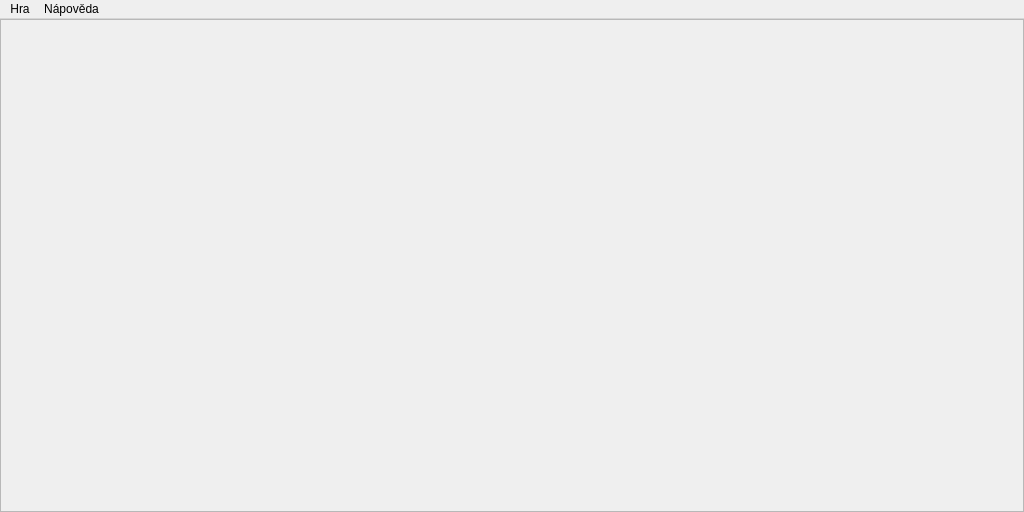
<?xml version="1.0" encoding="UTF-8"?>
<ui version="4.0">
 <class>MainWindow</class>
 <widget class="QMainWindow" name="MainWindow">
  <property name="geometry">
   <rect>
    <x>0</x>
    <y>0</y>
    <width>1024</width>
    <height>512</height>
   </rect>
  </property>
  <property name="windowTitle">
   <string>MainWindow</string>
  </property>
  <widget class="QWidget" name="centralWidget">
   <layout class="QVBoxLayout" name="verticalLayout">
    <property name="leftMargin">
     <number>0</number>
    </property>
    <property name="topMargin">
     <number>0</number>
    </property>
    <property name="rightMargin">
     <number>0</number>
    </property>
    <property name="bottomMargin">
     <number>0</number>
    </property>
    <item>
     <widget class="QFrame" name="frame">
      <property name="styleSheet">
       <string notr="true"/>
      </property>
      <property name="frameShape">
       <enum>QFrame::StyledPanel</enum>
      </property>
      <property name="frameShadow">
       <enum>QFrame::Raised</enum>
      </property>
      <layout class="QVBoxLayout" name="verticalLayout_2">
       <item>
        <layout class="QGridLayout" name="gridLayout">
         <property name="spacing">
          <number>8</number>
         </property>
        </layout>
       </item>
      </layout>
     </widget>
    </item>
   </layout>
  </widget>
  <widget class="QMenuBar" name="menuBar">
   <property name="geometry">
    <rect>
     <x>0</x>
     <y>0</y>
     <width>1024</width>
     <height>21</height>
    </rect>
   </property>
   <widget class="QMenu" name="menuHra">
    <property name="title">
     <string>Hra</string>
    </property>
    <addaction name="actionNova_hra"/>
    <addaction name="separator"/>
    <addaction name="actionKonec"/>
   </widget>
   <widget class="QMenu" name="menuNapoveda">
    <property name="title">
     <string>Nápověda</string>
    </property>
    <addaction name="actionO_hre"/>
   </widget>
   <addaction name="menuHra"/>
   <addaction name="menuNapoveda"/>
  </widget>
  <action name="actionNova_hra">
   <property name="text">
    <string>Nová &amp;hra</string>
   </property>
   <property name="shortcut">
    <string>Ctrl+N</string>
   </property>
  </action>
  <action name="actionNacist_hru">
   <property name="enabled">
    <bool>false</bool>
   </property>
   <property name="text">
    <string>&amp;Načíst hru</string>
   </property>
   <property name="shortcut">
    <string>Ctrl+L</string>
   </property>
  </action>
  <action name="actionKonec">
   <property name="text">
    <string>Konec</string>
   </property>
   <property name="iconText">
    <string>&amp;Konec</string>
   </property>
   <property name="shortcut">
    <string>Ctrl+Q</string>
   </property>
  </action>
  <action name="actionO_hre">
   <property name="text">
    <string>O hře</string>
   </property>
  </action>
 </widget>
 <layoutdefault spacing="6" margin="11"/>
 <resources/>
 <connections>
  <connection>
   <sender>actionKonec</sender>
   <signal>triggered()</signal>
   <receiver>MainWindow</receiver>
   <slot>close()</slot>
   <hints>
    <hint type="sourcelabel">
     <x>-1</x>
     <y>-1</y>
    </hint>
    <hint type="destinationlabel">
     <x>511</x>
     <y>255</y>
    </hint>
   </hints>
  </connection>
  <connection>
   <sender>actionNova_hra</sender>
   <signal>triggered()</signal>
   <receiver>MainWindow</receiver>
   <slot>sl_newGame()</slot>
   <hints>
    <hint type="sourcelabel">
     <x>-1</x>
     <y>-1</y>
    </hint>
    <hint type="destinationlabel">
     <x>511</x>
     <y>255</y>
    </hint>
   </hints>
  </connection>
  <connection>
   <sender>actionO_hre</sender>
   <signal>triggered()</signal>
   <receiver>MainWindow</receiver>
   <slot>sl_displayAbout()</slot>
   <hints>
    <hint type="sourcelabel">
     <x>-1</x>
     <y>-1</y>
    </hint>
    <hint type="destinationlabel">
     <x>511</x>
     <y>255</y>
    </hint>
   </hints>
  </connection>
 </connections>
 <slots>
  <slot>sl_displayAbout()</slot>
  <slot>sl_newGame()</slot>
 </slots>
</ui>
